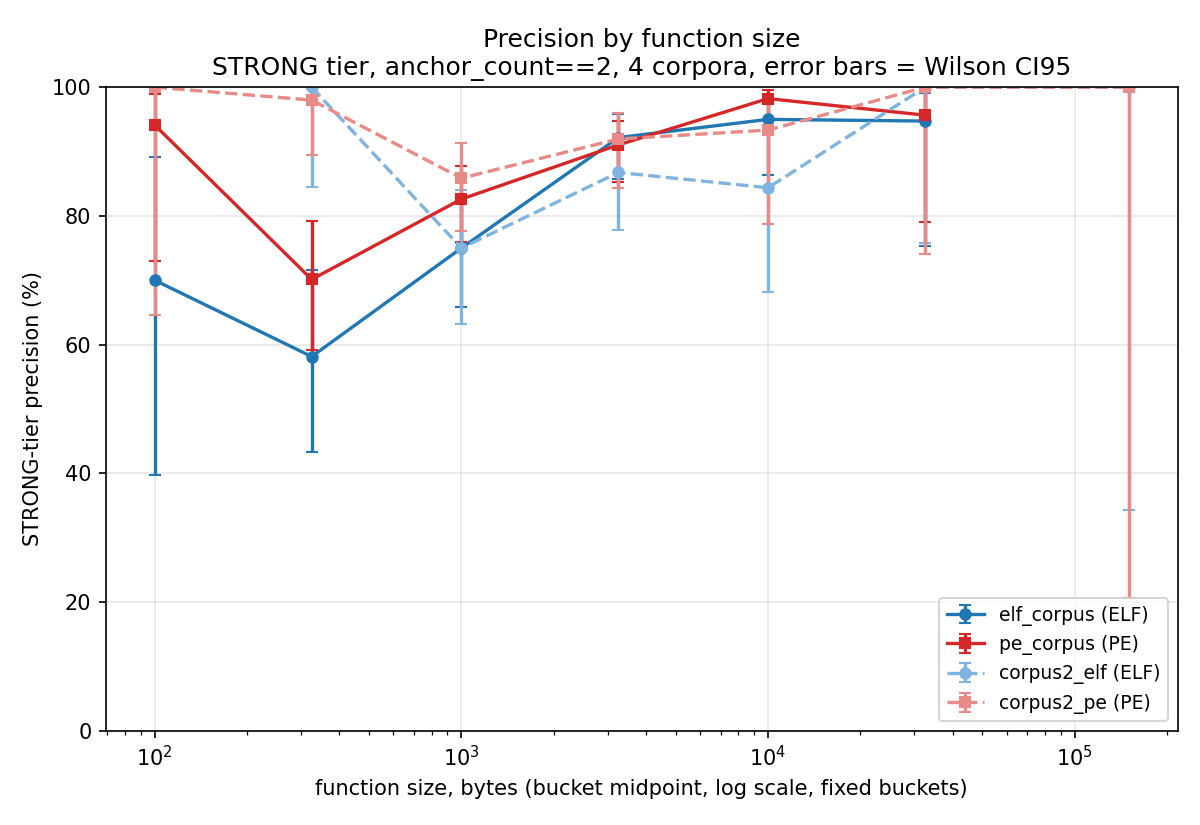

Write the Python code that produced this figure.
#!/usr/bin/env python3
"""
bench/size_signal/precision_by_size.py — the size->precision relationship from
REPORT.md, re-cut as disjoint size buckets (a real precision-by-size *table*)
plus a figure, instead of the original's cumulative "size>=T" threshold sweep.

Reuses the exact same data REPORT.md's held-out check used: bench/{elf,pe}_
corpus and their independent-corpus confirmations bench/corpus2_{elf,pe}, all
four already DWARF/PDB ground-truthed (no rebuild).

Two analyses, two figures:

1. Size, anchor_count held fixed at 2 -- STRONG tier, anchor_count==2 exactly
   (the majority case, and where --min-anchors' default sits). Stratifying
   this way is what rules out anchor_count as a confound (REPORT.md's own
   held-out check did the same); an unstratified curve mostly re-derives
   "more anchors -> higher precision", not the size effect specifically.
   Each corpus its own series (not pooled) -- REPORT.md's confirmation
   section found the effect's MAGNITUDE, not just direction, is
   corpus-dependent, so pooling would misrepresent the confidence a reader
   should have in any one number.

2. R2 (n_rel>=2 & caller_rel>=1, i.e. fires_r2) vs the a2 incumbent
   (fires_a2 == STRONG tier), both over the FULL STRONG population (not
   restricted to anchor_count==2 -- R2 already implies anchor_count>=2 by
   construction, and REPORT.md's own "combines with R2" section used the
   unrestricted STRONG population as R2's baseline, not the anchor==2 slice).
   Pooled per FORMAT (elf_corpus+corpus2_elf, pe_corpus+corpus2_pe) rather
   than kept per-corpus -- unlike size/density, R2 is architecture.md's own
   "most consistent single result across all four corpora", so pooling here
   doesn't paper over a known corpus-dependence the way it would for size.

Bucket edges are FIXED and shared with recall_by_size.py via size_buckets.py
-- see that module's docstring for why quantile-per-dataset binning made the
two figures impossible to compare.

Usage: precision_by_size.py
"""
import json
import sys
from collections import defaultdict
from pathlib import Path

HERE = Path(__file__).parent
ROOT = HERE.parent.parent
sys.path.insert(0, str(ROOT / "scripts"))
sys.path.insert(0, str(HERE))
from oracle import wilson, cluster_bootstrap  # noqa: E402
from size_buckets import EDGES, N_BUCKETS, bucket_index, bucket_label, bucket_midpoint  # noqa: E402

CORPORA = [
    ("elf_corpus", ROOT / "bench/elf_corpus/rows.json", "ELF"),
    ("pe_corpus", ROOT / "bench/pe_corpus/rows.json", "PE"),
    ("corpus2_elf", ROOT / "bench/corpus2_elf/rows.json", "ELF"),
    ("corpus2_pe", ROOT / "bench/corpus2_pe/rows.json", "PE"),
]


def crate_of(cb):
    return cb.split("__", 1)[0]


def size(r):
    return int(r["end"], 16) - int(r["start"], 16)


def load_scorable(path):
    rows = json.load(open(path))
    return [r for r in rows if r["tier"] == "strong" and r["verdict"] in ("agree", "disagree")]


def bucket_rows(rows, predicate=lambda r: True):
    buckets = [[] for _ in range(N_BUCKETS)]
    for r in rows:
        if predicate(r):
            buckets[bucket_index(size(r))].append(r)
    return buckets


def stats_for_bucket(rows):
    k = sum(1 for r in rows if r["verdict"] == "agree")
    n = len(rows)
    p, lo, hi = wilson(k, n)
    by_crate = defaultdict(lambda: [0, 0])
    for r in rows:
        c = crate_of(r["crate_bin"])
        by_crate[c][0 if r["verdict"] == "agree" else 1] += 1
    cp, clo, chi = cluster_bootstrap(list(by_crate.values()))
    return n, k, p, lo, hi, cp, clo, chi


# ── Analysis 1: size, anchor_count==2 held fixed ────────────────────────────

def analysis_size(corpus_rows):
    results = {}
    print(f"=== 1. precision-by-size, STRONG tier, anchor_count==2, shared fixed buckets ===\n")
    for name, rows, fmt in corpus_rows:
        a2rows = [r for r in rows if r["anchor_count"] == 2]
        buckets = bucket_rows(a2rows)
        print(f"--- {name} ({fmt}), n={len(a2rows)} ---")
        row_out = []
        for i in range(N_BUCKETS):
            n, k, p, lo, hi, cp, clo, chi = stats_for_bucket(buckets[i])
            label = bucket_label(i)
            if n:
                print(f"  {label:14} n={n:4d} precision={p:5.1f}% wilson=[{lo:.1f},{hi:.1f}] "
                      f"cluster=[{clo:.1f},{chi:.1f}]")
            else:
                print(f"  {label:14} n=0")
            row_out.append((label, i, n, k, p, lo, hi, cp, clo, chi))
        results[name] = {"fmt": fmt, "rows": row_out}
        print()
    return results


# ── Analysis 2: R2 vs a2 baseline, full STRONG population, pooled by format ─

def analysis_r2(corpus_rows):
    by_fmt = defaultdict(list)
    for name, rows, fmt in corpus_rows:
        by_fmt[fmt].extend(rows)

    results = {}
    print(f"=== 2. precision-by-size, a2 baseline vs R2, pooled per format, shared fixed buckets ===\n")
    for fmt, rows in by_fmt.items():
        print(f"--- {fmt} (pooled corpora), n={len(rows)} ---")
        buckets_a2 = bucket_rows(rows, lambda r: r["fires_a2"])
        buckets_r2 = bucket_rows(rows, lambda r: r.get("fires_r2"))
        rule_rows = {}
        for rule_name, buckets in [("a2", buckets_a2), ("r2", buckets_r2)]:
            row_out = []
            print(f"  [{rule_name}]")
            for i in range(N_BUCKETS):
                n, k, p, lo, hi, cp, clo, chi = stats_for_bucket(buckets[i])
                label = bucket_label(i)
                if n:
                    print(f"    {label:14} n={n:4d} precision={p:5.1f}% wilson=[{lo:.1f},{hi:.1f}]")
                else:
                    print(f"    {label:14} n=0")
                row_out.append((label, i, n, k, p, lo, hi, cp, clo, chi))
            rule_rows[rule_name] = row_out
        results[fmt] = rule_rows
        print()
    return results


def main():
    corpus_rows = [(name, load_scorable(path), fmt) for name, path, fmt in CORPORA]

    size_results = analysis_size(corpus_rows)
    Path(HERE / "precision_by_size.json").write_text(json.dumps(size_results, indent=1))
    print(f"wrote {HERE / 'precision_by_size.json'}")

    r2_results = analysis_r2(corpus_rows)
    Path(HERE / "precision_by_size_r2.json").write_text(json.dumps(r2_results, indent=1))
    print(f"wrote {HERE / 'precision_by_size_r2.json'}")

    write_markdown(size_results, r2_results)
    write_figure_size(size_results)
    write_figure_r2(r2_results)


def write_markdown(size_results, r2_results):
    lines = [
        "# Precision by function size, bucketed",
        "",
        f"Fixed shared buckets (see `size_buckets.py`): {', '.join(bucket_label(i) for i in range(N_BUCKETS))}.",
        "Same edges as `recall_by_size.py`'s figure -- a size on one figure now lines up",
        "with the same size on the other.",
        "",
        "## 1. Size effect, anchor_count==2 held fixed",
        "",
        "STRONG tier, `anchor_count==2` exactly (the majority case, and where `--min-anchors`'",
        "default sits) -- same stratification `REPORT.md` used to rule out anchor_count as a",
        "confound. Wilson is function-level, cluster is the crate-level bootstrap.",
        "",
    ]
    for name, d in size_results.items():
        lines.append(f"### {name} ({d['fmt']})")
        lines.append("")
        lines.append("| size bucket | n | precision | wilson CI95 | cluster CI95 |")
        lines.append("|---|---:|---:|---|---|")
        for label, i, n, k, p, lo, hi, cp, clo, chi in d["rows"]:
            if n == 0:
                lines.append(f"| {label} | 0 | - | - | - |")
                continue
            cl = f"[{clo:.1f},{chi:.1f}]" if clo == clo else "n/a (< 2 crates)"
            lines.append(f"| {label} | {n} | {p:.1f}% | [{lo:.1f},{hi:.1f}] | {cl} |")
        lines.append("")

    lines += [
        "## 2. R2 vs a2 baseline, full STRONG population, pooled per format",
        "",
        "`fires_r2` = `n_rel>=2 & caller_rel>=1`, over the full STRONG population (not",
        "restricted to anchor_count==2 -- R2 already implies anchor_count>=2). Pooled",
        "elf_corpus+corpus2_elf and pe_corpus+corpus2_pe -- R2 is architecture.md's own",
        "\"most consistent single result across all four corpora\", so pooling here doesn't",
        "hide a known corpus-dependence the way it would for the size analysis above.",
        "",
    ]
    for fmt, rule_rows in r2_results.items():
        lines.append(f"### {fmt}")
        lines.append("")
        lines.append("| size bucket | n (a2) | a2 precision | n (r2) | r2 precision | r2 wilson CI95 |")
        lines.append("|---|---:|---:|---:|---:|---|")
        a2rows, r2rows = rule_rows["a2"], rule_rows["r2"]
        for (label, i, n_a, k_a, p_a, lo_a, hi_a, *_), (_, _, n_r, k_r, p_r, lo_r, hi_r, *_) in zip(a2rows, r2rows):
            pa = f"{p_a:.1f}%" if n_a else "-"
            pr = f"{p_r:.1f}%" if n_r else "-"
            ci = f"[{lo_r:.1f},{hi_r:.1f}]" if n_r else "-"
            lines.append(f"| {label} | {n_a} | {pa} | {n_r} | {pr} | {ci} |")
        lines.append("")

    (HERE / "precision_by_size_table.md").write_text("\n".join(lines))
    print(f"wrote {HERE / 'precision_by_size_table.md'}")


def write_figure_size(results):
    import matplotlib
    matplotlib.use("Agg")
    import matplotlib.pyplot as plt

    fig, ax = plt.subplots(figsize=(8, 5.5))
    colors = {"elf_corpus": "#1f77b4", "pe_corpus": "#d62728",
              "corpus2_elf": "#7fb3e0", "corpus2_pe": "#e88a87"}
    styles = {"elf_corpus": "-o", "pe_corpus": "-s",
              "corpus2_elf": "--o", "corpus2_pe": "--s"}
    for name, d in results.items():
        xs, ys, yerr_lo, yerr_hi = [], [], [], []
        for label, i, n, k, p, lo, hi, cp, clo, chi in d["rows"]:
            if n == 0:
                continue
            xs.append(bucket_midpoint(i))
            ys.append(p)
            yerr_lo.append(max(0, p - lo))
            yerr_hi.append(max(0, hi - p))
        if not xs:
            continue
        ax.errorbar(xs, ys, yerr=[yerr_lo, yerr_hi], fmt=styles.get(name, "-o"),
                    color=colors.get(name), label=f"{name} ({d['fmt']})",
                    capsize=3, linewidth=1.6, markersize=5)

    ax.set_xscale("log")
    ax.set_xlabel("function size, bytes (bucket midpoint, log scale, fixed buckets)")
    ax.set_ylabel("STRONG-tier precision (%)")
    ax.set_title("Precision by function size\nSTRONG tier, anchor_count==2, 4 corpora, error bars = Wilson CI95")
    ax.set_ylim(0, 100)
    ax.legend(loc="lower right", fontsize=9)
    ax.grid(True, alpha=0.3)
    fig.tight_layout()
    out = HERE / "precision_by_size.png"
    fig.savefig(out, dpi=150)
    print(f"wrote {out}")


def write_figure_r2(r2_results):
    import matplotlib
    matplotlib.use("Agg")
    import matplotlib.pyplot as plt

    fig, ax = plt.subplots(figsize=(8, 5.5))
    colors = {"ELF": "#1f77b4", "PE": "#d62728"}
    for fmt, rule_rows in r2_results.items():
        for rule_name, ls, marker in [("a2", "--", "o"), ("r2", "-", "s")]:
            rows = rule_rows[rule_name]
            xs, ys, yerr_lo, yerr_hi = [], [], [], []
            for label, i, n, k, p, lo, hi, cp, clo, chi in rows:
                if n == 0:
                    continue
                xs.append(bucket_midpoint(i))
                ys.append(p)
                yerr_lo.append(max(0, p - lo))
                yerr_hi.append(max(0, hi - p))
            if not xs:
                continue
            ax.errorbar(xs, ys, yerr=[yerr_lo, yerr_hi], fmt=marker, linestyle=ls,
                        color=colors.get(fmt), label=f"{fmt} {rule_name}",
                        capsize=3, linewidth=1.6, markersize=5)

    ax.set_xscale("log")
    ax.set_xlabel("function size, bytes (bucket midpoint, log scale, fixed buckets)")
    ax.set_ylabel("precision (%)")
    ax.set_title("Precision by function size: a2 baseline vs R2\nfull STRONG population, pooled per format, error bars = Wilson CI95")
    ax.set_ylim(0, 100)
    ax.legend(loc="lower right", fontsize=9)
    ax.grid(True, alpha=0.3)
    fig.tight_layout()
    out = HERE / "precision_by_size_r2.png"
    fig.savefig(out, dpi=150)
    print(f"wrote {out}")


if __name__ == "__main__":
    main()
